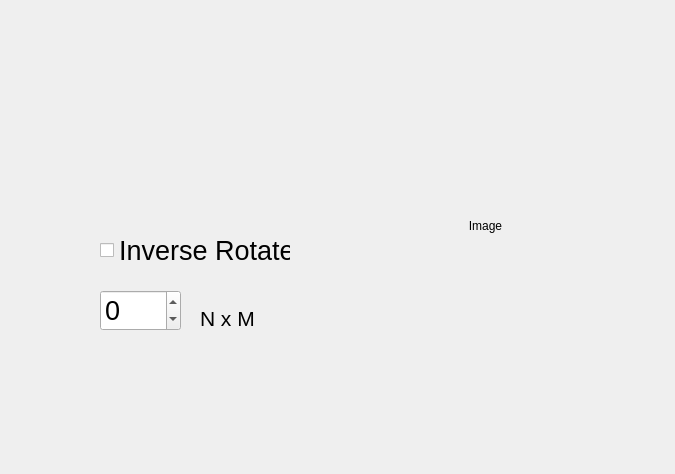
<?xml version="1.0" encoding="UTF-8"?>
<ui version="4.0">
 <class>RotateForm</class>
 <widget class="QWidget" name="RotateForm">
  <property name="geometry">
   <rect>
    <x>0</x>
    <y>0</y>
    <width>675</width>
    <height>474</height>
   </rect>
  </property>
  <property name="windowTitle">
   <string>Form</string>
  </property>
  <widget class="QLabel" name="ImageBox">
   <property name="geometry">
    <rect>
     <x>350</x>
     <y>60</y>
     <width>271</width>
     <height>331</height>
    </rect>
   </property>
   <property name="text">
    <string>Image</string>
   </property>
   <property name="alignment">
    <set>Qt::AlignmentFlag::AlignCenter</set>
   </property>
  </widget>
  <widget class="QCheckBox" name="checkBox">
   <property name="geometry">
    <rect>
     <x>100</x>
     <y>240</y>
     <width>191</width>
     <height>20</height>
    </rect>
   </property>
   <property name="font">
    <font>
     <pointsize>20</pointsize>
    </font>
   </property>
   <property name="text">
    <string>Inverse Rotate</string>
   </property>
  </widget>
  <widget class="QSpinBox" name="spinBox">
   <property name="geometry">
    <rect>
     <x>100</x>
     <y>290</y>
     <width>81</width>
     <height>41</height>
    </rect>
   </property>
   <property name="font">
    <font>
     <pointsize>20</pointsize>
    </font>
   </property>
   <property name="minimum">
    <number>-360</number>
   </property>
   <property name="maximum">
    <number>360</number>
   </property>
   <property name="value">
    <number>0</number>
   </property>
  </widget>
  <widget class="QLabel" name="label">
   <property name="geometry">
    <rect>
     <x>200</x>
     <y>310</y>
     <width>91</width>
     <height>16</height>
    </rect>
   </property>
   <property name="font">
    <font>
     <pointsize>16</pointsize>
    </font>
   </property>
   <property name="text">
    <string>N x M</string>
   </property>
  </widget>
 </widget>
 <resources/>
 <connections/>
</ui>
